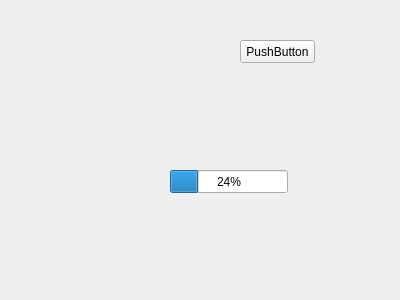
<?xml version="1.0" encoding="UTF-8"?>
<ui version="4.0">
 <class>progressbar_widget</class>
 <widget class="QWidget" name="progressbar_widget">
  <property name="geometry">
   <rect>
    <x>0</x>
    <y>0</y>
    <width>400</width>
    <height>300</height>
   </rect>
  </property>
  <property name="windowTitle">
   <string>Form</string>
  </property>
  <widget class="QPushButton" name="reconstruct_3dpoints_button">
   <property name="geometry">
    <rect>
     <x>240</x>
     <y>40</y>
     <width>75</width>
     <height>23</height>
    </rect>
   </property>
   <property name="text">
    <string>PushButton</string>
   </property>
  </widget>
  <widget class="QProgressBar" name="progressBar">
   <property name="geometry">
    <rect>
     <x>170</x>
     <y>170</y>
     <width>118</width>
     <height>23</height>
    </rect>
   </property>
   <property name="value">
    <number>24</number>
   </property>
  </widget>
 </widget>
 <resources/>
 <connections/>
</ui>
